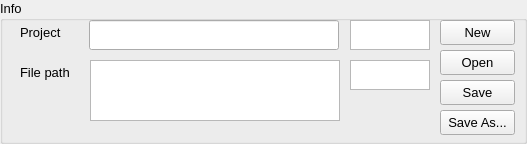
         <widget class="QGroupBox" name="info_groupBox">
          <property name="minimumSize">
           <size>
            <width>527</width>
            <height>0</height>
           </size>
          </property>
          <property name="maximumSize">
           <size>
            <width>9999</width>
            <height>151</height>
           </size>
          </property>
          <property name="font">
           <font>
            <pointsize>10</pointsize>
           </font>
          </property>
          <property name="title">
           <string>Info</string>
          </property>
          <widget class="QPushButton" name="saveProject_pushButton">
           <property name="geometry">
            <rect>
             <x>440</x>
             <y>80</y>
             <width>75</width>
             <height>25</height>
            </rect>
           </property>
           <property name="text">
            <string>Save</string>
           </property>
          </widget>
          <widget class="QPushButton" name="saveAsProject_pushButton">
           <property name="geometry">
            <rect>
             <x>440</x>
             <y>110</y>
             <width>75</width>
             <height>25</height>
            </rect>
           </property>
           <property name="text">
            <string>Save As...</string>
           </property>
          </widget>
          <widget class="QLineEdit" name="projectName_lineEdit">
           <property name="geometry">
            <rect>
             <x>89</x>
             <y>20</y>
             <width>250</width>
             <height>30</height>
            </rect>
           </property>
          </widget>
          <widget class="QLabel" name="project_label">
           <property name="geometry">
            <rect>
             <x>20</x>
             <y>20</y>
             <width>60</width>
             <height>25</height>
            </rect>
           </property>
           <property name="font">
            <font>
             <pointsize>10</pointsize>
            </font>
           </property>
           <property name="text">
            <string>Project</string>
           </property>
           <property name="alignment">
            <set>Qt::AlignLeading|Qt::AlignLeft|Qt::AlignVCenter</set>
           </property>
          </widget>
          <widget class="QPushButton" name="openProject_pushButton">
           <property name="geometry">
            <rect>
             <x>440</x>
             <y>50</y>
             <width>75</width>
             <height>25</height>
            </rect>
           </property>
           <property name="text">
            <string>Open</string>
           </property>
          </widget>
          <widget class="QPushButton" name="newProject_pushButton">
           <property name="geometry">
            <rect>
             <x>440</x>
             <y>20</y>
             <width>75</width>
             <height>25</height>
            </rect>
           </property>
           <property name="text">
            <string>New</string>
           </property>
          </widget>
          <widget class="QLabel" name="file_label">
           <property name="geometry">
            <rect>
             <x>20</x>
             <y>60</y>
             <width>60</width>
             <height>25</height>
            </rect>
           </property>
           <property name="font">
            <font>
             <pointsize>10</pointsize>
            </font>
           </property>
           <property name="text">
            <string>File path</string>
           </property>
           <property name="alignment">
            <set>Qt::AlignLeading|Qt::AlignLeft|Qt::AlignVCenter</set>
           </property>
          </widget>
          <widget class="QTextBrowser" name="filePath_textBrowser">
           <property name="geometry">
            <rect>
             <x>90</x>
             <y>60</y>
             <width>250</width>
             <height>61</height>
            </rect>
           </property>
          </widget>
          <widget class="QTextBrowser" name="fileSize_textBrowser">
           <property name="geometry">
            <rect>
             <x>350</x>
             <y>60</y>
             <width>80</width>
             <height>30</height>
            </rect>
           </property>
          </widget>
          <widget class="QTextBrowser" name="projectSize_textBrowser">
           <property name="geometry">
            <rect>
             <x>350</x>
             <y>20</y>
             <width>80</width>
             <height>30</height>
            </rect>
           </property>
          </widget>
         </widget>
